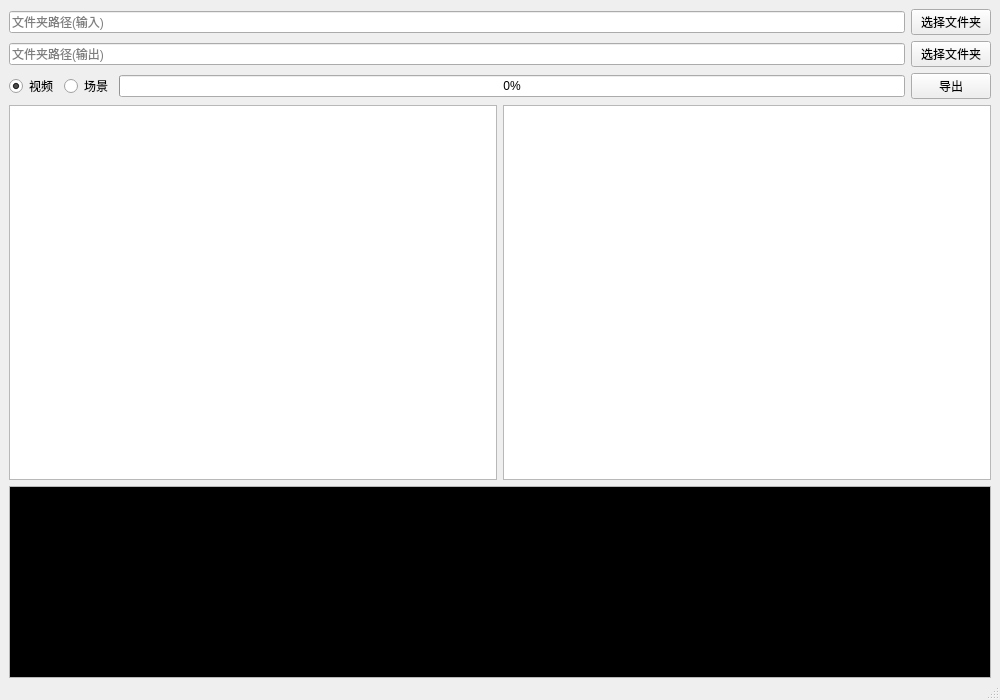
<?xml version="1.0" encoding="UTF-8"?>
<ui version="4.0">
 <class>MainWindow</class>
 <widget class="QMainWindow" name="MainWindow">
  <property name="geometry">
   <rect>
    <x>0</x>
    <y>0</y>
    <width>1000</width>
    <height>700</height>
   </rect>
  </property>
  <property name="windowTitle">
   <string>Wallpaper Engine</string>
  </property>
  <widget class="QWidget" name="centralwidget">
   <layout class="QVBoxLayout" name="verticalLayout">
    <property name="bottomMargin">
     <number>0</number>
    </property>
    <item>
     <layout class="QGridLayout" name="gridLayout">
      <item row="2" column="2">
       <widget class="QPushButton" name="pushButton_new">
        <property name="sizePolicy">
         <sizepolicy hsizetype="Fixed" vsizetype="Fixed">
          <horstretch>0</horstretch>
          <verstretch>0</verstretch>
         </sizepolicy>
        </property>
        <property name="text">
         <string>选择文件夹</string>
        </property>
       </widget>
      </item>
      <item row="1" column="2">
       <widget class="QPushButton" name="pushButton_old">
        <property name="sizePolicy">
         <sizepolicy hsizetype="Fixed" vsizetype="Fixed">
          <horstretch>0</horstretch>
          <verstretch>0</verstretch>
         </sizepolicy>
        </property>
        <property name="text">
         <string>选择文件夹</string>
        </property>
       </widget>
      </item>
      <item row="2" column="0">
       <widget class="QLineEdit" name="lineEdit_new">
        <property name="placeholderText">
         <string>文件夹路径(输出)</string>
        </property>
       </widget>
      </item>
      <item row="1" column="0">
       <widget class="QLineEdit" name="lineEdit_old">
        <property name="placeholderText">
         <string>文件夹路径(输入)</string>
        </property>
       </widget>
      </item>
      <item row="3" column="0">
       <layout class="QHBoxLayout" name="horizontalLayout_1">
        <item>
         <widget class="QRadioButton" name="radioButton_video">
          <property name="cursor">
           <cursorShape>PointingHandCursor</cursorShape>
          </property>
          <property name="text">
           <string>视频</string>
          </property>
          <property name="checked">
           <bool>true</bool>
          </property>
         </widget>
        </item>
        <item>
         <widget class="QRadioButton" name="radioButton_scene">
          <property name="cursor">
           <cursorShape>PointingHandCursor</cursorShape>
          </property>
          <property name="text">
           <string>场景</string>
          </property>
         </widget>
        </item>
        <item>
         <widget class="QProgressBar" name="progressBar">
          <property name="value">
           <number>0</number>
          </property>
         </widget>
        </item>
       </layout>
      </item>
      <item row="3" column="2">
       <widget class="QPushButton" name="pushButton_export">
        <property name="sizePolicy">
         <sizepolicy hsizetype="Preferred" vsizetype="Fixed">
          <horstretch>0</horstretch>
          <verstretch>0</verstretch>
         </sizepolicy>
        </property>
        <property name="text">
         <string>导出</string>
        </property>
       </widget>
      </item>
     </layout>
    </item>
    <item>
     <layout class="QHBoxLayout" name="horizontalLayout_0">
      <item>
       <widget class="QListWidget" name="listWidget">
        <property name="sizePolicy">
         <sizepolicy hsizetype="Expanding" vsizetype="Expanding">
          <horstretch>0</horstretch>
          <verstretch>0</verstretch>
         </sizepolicy>
        </property>
        <property name="selectionMode">
         <enum>QAbstractItemView::SelectionMode::MultiSelection</enum>
        </property>
       </widget>
      </item>
      <item>
       <widget class="QTreeWidget" name="treeWidget">
        <property name="headerHidden">
         <bool>true</bool>
        </property>
        <attribute name="headerVisible">
         <bool>false</bool>
        </attribute>
        <column>
         <property name="text">
          <string/>
         </property>
        </column>
       </widget>
      </item>
     </layout>
    </item>
    <item>
     <widget class="QPlainTextEdit" name="plainTextEdit">
      <property name="sizePolicy">
       <sizepolicy hsizetype="Expanding" vsizetype="Fixed">
        <horstretch>0</horstretch>
        <verstretch>0</verstretch>
       </sizepolicy>
      </property>
      <property name="palette">
       <palette>
        <active>
         <colorrole role="Base">
          <brush brushstyle="SolidPattern">
           <color alpha="255">
            <red>0</red>
            <green>0</green>
            <blue>0</blue>
           </color>
          </brush>
         </colorrole>
        </active>
        <inactive>
         <colorrole role="Base">
          <brush brushstyle="SolidPattern">
           <color alpha="255">
            <red>0</red>
            <green>0</green>
            <blue>0</blue>
           </color>
          </brush>
         </colorrole>
        </inactive>
        <disabled/>
       </palette>
      </property>
      <property name="lineWrapMode">
       <enum>QPlainTextEdit::LineWrapMode::NoWrap</enum>
      </property>
      <property name="readOnly">
       <bool>true</bool>
      </property>
     </widget>
    </item>
   </layout>
  </widget>
  <widget class="QMenuBar" name="menubar">
   <property name="geometry">
    <rect>
     <x>0</x>
     <y>0</y>
     <width>1000</width>
     <height>33</height>
    </rect>
   </property>
  </widget>
  <widget class="QStatusBar" name="statusbar">
   <property name="tabletTracking">
    <bool>false</bool>
   </property>
   <property name="statusTip">
    <string/>
   </property>
   <property name="accessibleDescription">
    <string/>
   </property>
  </widget>
 </widget>
 <resources/>
 <connections/>
</ui>
